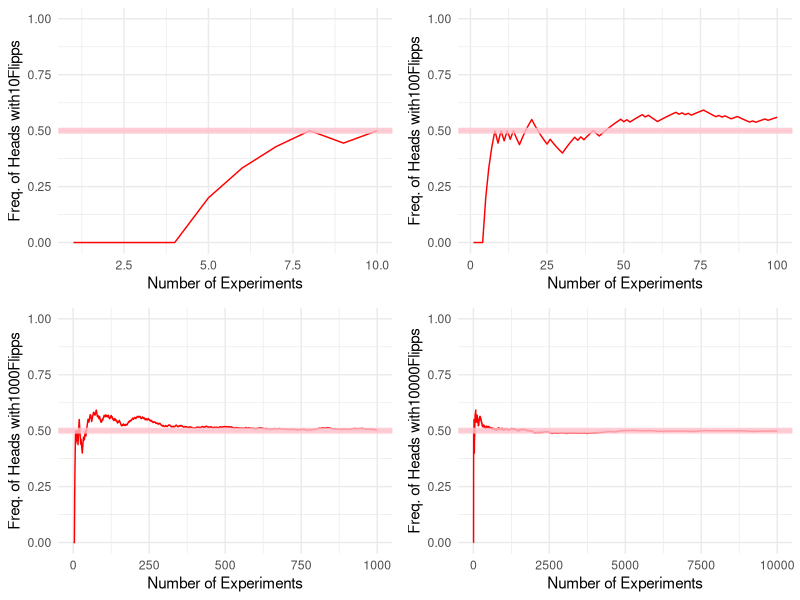
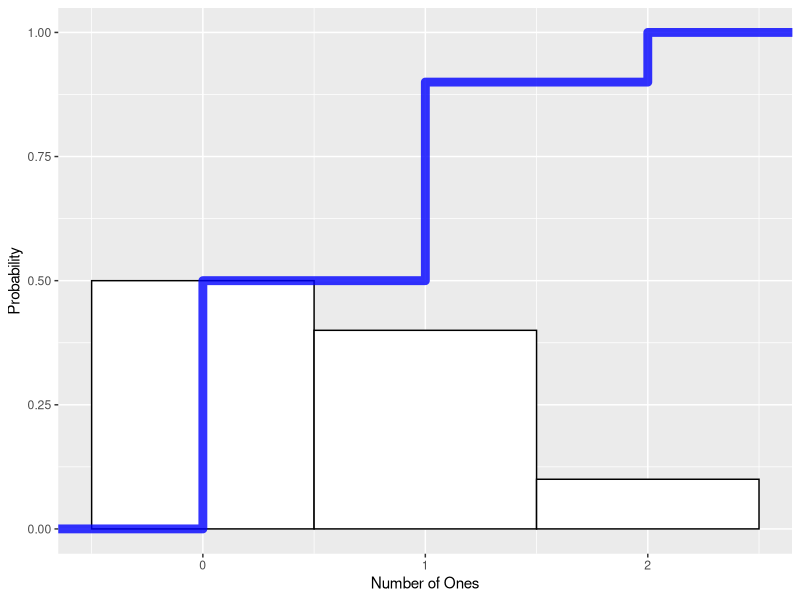
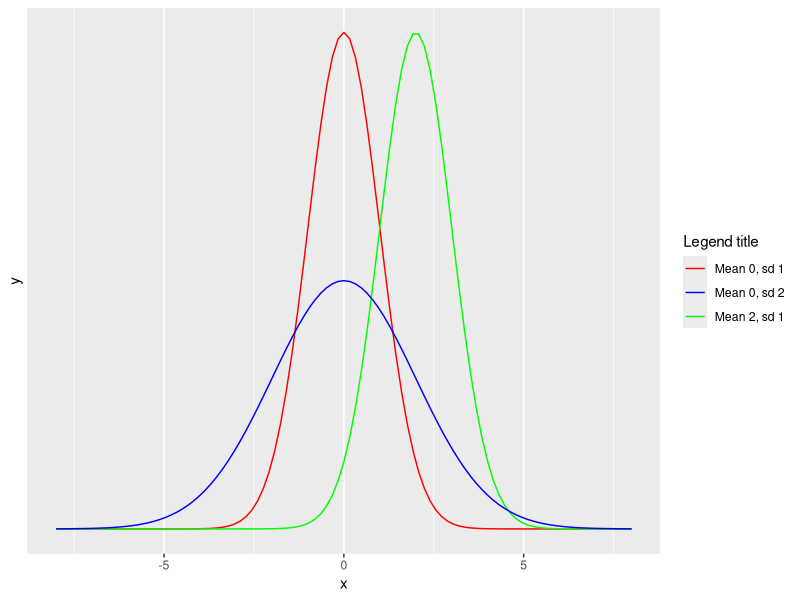

Source code (R) for these figures, in order:
#Flip a coin experiment
#Define a function
#Convert head or tail problem to 0/1
library(ggplot2)
CoinGame <-  function(n) {
  seed_n <- 42# set a seed to generate same sequence of 'random' numbers
  set.seed(seed_n)
  sample(0:1,n,rep=T)
}


#Now let us draw a graph
number_seq <- c(10,100,1000,10000)
lst <- list(NaN,NaN,NaN,NaN)
p <- list(NaN,NaN,NaN,NaN)
for (i in c(1,2,3,4)){
  n <- number_seq[i]
  fhead <- 0
  for (j in seq(1,n)){
    en <- CoinGame(j)
    fhead[j] <- round((sum(en)/length(en)),4)
  }
  lst[[i]] <- data.frame(x=seq(1,n),y=fhead)

  p[[i]] <-ggplot(data=lst[[i]],aes(x=x,y=y, group=1))+
    geom_line(color="red")+ylim(0,1)+xlab('Number of Experiments')+
    ylab(paste0('Freq. of Heads with',n,'Flipps'))+
    geom_hline(yintercept=0.5,size=2, color = "pink",alpha=0.8)+
    theme_minimal()
}

library(gridExtra)

grid.arrange(p[[1]],p[[2]],p[[3]],p[[4]])


#-------------
#Let us toss a dice for 2 times, a success is number 1 show up
#For each trial, a one can show up zero times, one time or two times
#check which seed can at least give a 2 show up
for (i in seq(0,100000000)){
  set.seed(i)
  if (2 %in% rbinom(n=10,size=2,prob=1/6)){
    print (i)
    break
  }
}

#Write out Toss Dice function

TossDice <-  function(n,size,prob) {
  seed_n <- 6# set a seed to generate same sequence of 'random' numbers
  set.seed(seed_n)
  rbinom(n=n,size=size,prob=prob)
}




#Visualize the probability of the number of one shown up in each trial
#I.e., how many zero, one, two "one"s shown up in each trial
n=10
size=2
prob=1/6
expe1 <- data.frame(x1=TossDice(n,size,prob))
ggplot(expe1,aes(x1))+
  geom_histogram(aes(y=..density..),colour='black',fill='white',binwidth = 1)+
  geom_step(stat = "ecdf",alpha=0.8,size=3,color='blue')+ylab('Probability')+
  xlab('Number of Ones')





#--------Normal Distribution
#Standard normal distribution
#Normal distribution mean 2, sd=1
ggplot(data = data.frame(x = c(-8, 8)), aes(x)) +
  stat_function(fun = dnorm, n = 101, args = list(mean = 0, sd = 1),aes(color='Mean 0, sd 1')) +
  stat_function(fun = dnorm, n = 101, args = list(mean = 2, sd = 1),aes(color='Mean 2, sd 1'))+
  stat_function(fun = dnorm, n = 101, args = list(mean = 0, sd = 2),aes(color='Mean 0, sd 2'))+
  scale_colour_manual("Legend title", values = c("red", "blue","green"))+
  scale_y_continuous(breaks = NULL)
